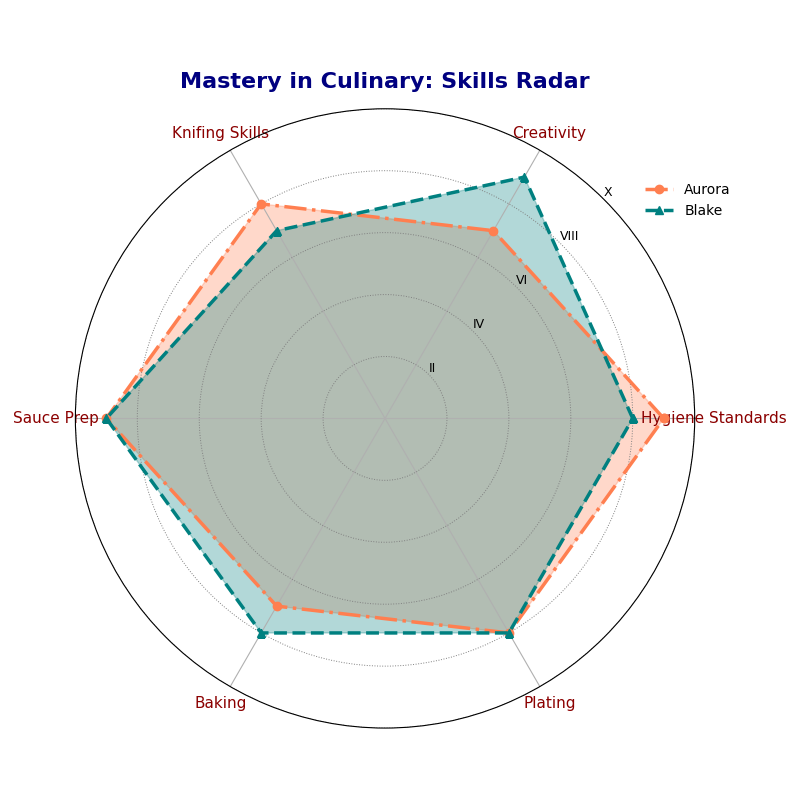

Write the Python code that produced this figure.
import matplotlib.pyplot as plt
import numpy as np
from math import pi

categories = ["Hygiene Standards", "Creativity", "Knifing Skills", "Sauce Prep", "Baking", "Plating"]
num_vars = len(categories)

chef_aurora = [9, 7, 8, 9, 7, 8]
chef_blake = [8, 9, 7, 9, 8, 8]

angles = np.linspace(0, 2 * pi, num_vars, endpoint=False).tolist()
angles += angles[:1]

def complete_data(data):
    return data + data[:1]

aurora_data = complete_data(chef_aurora)
blake_data = complete_data(chef_blake)

fig, ax = plt.subplots(figsize=(8, 8), subplot_kw=dict(polar=True))

# Randomly altered stylistic elements
plt.xticks(angles[:-1], categories, color='darkred', size=11)
ax.set_rlabel_position(45)
plt.yticks([2, 4, 6, 8, 10], ["II", "IV", "VI", "VIII", "X"], color="black", size=9)
plt.ylim(0, 10)

# Changed line styles and markers
ax.plot(angles, aurora_data, linewidth=2.5, linestyle='dashdot', marker='o', label='Aurora', color='coral')
ax.fill(angles, aurora_data, color='coral', alpha=0.3)

ax.plot(angles, blake_data, linewidth=2.5, linestyle='dashed', marker='^', label='Blake', color='teal')
ax.fill(angles, blake_data, color='teal', alpha=0.3)

plt.title("Mastery in Culinary: Skills Radar", size=16, color='navy', weight='bold', pad=15)

# Changed legend position
plt.legend(loc='upper left', bbox_to_anchor=(0.9, 0.9), fontsize=10, frameon=False)

# Added minor grid lines
ax.yaxis.grid(True, color='gray', linestyle=':', linewidth=0.7)

plt.tight_layout()
plt.show()
